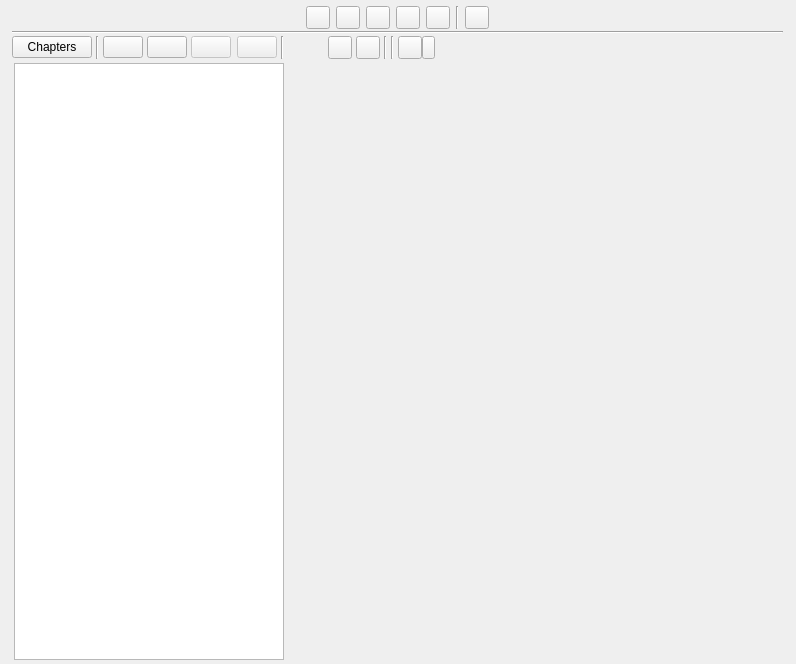
<?xml version="1.0" encoding="UTF-8"?>
<ui version="4.0">
 <class>ScenesView</class>
 <widget class="QWidget" name="ScenesView">
  <property name="geometry">
   <rect>
    <x>0</x>
    <y>0</y>
    <width>796</width>
    <height>664</height>
   </rect>
  </property>
  <property name="windowTitle">
   <string>Form</string>
  </property>
  <layout class="QVBoxLayout" name="verticalLayout">
   <property name="spacing">
    <number>2</number>
   </property>
   <property name="leftMargin">
    <number>2</number>
   </property>
   <property name="topMargin">
    <number>0</number>
   </property>
   <property name="rightMargin">
    <number>3</number>
   </property>
   <property name="bottomMargin">
    <number>2</number>
   </property>
   <item>
    <widget class="QWidget" name="wdgTitleParent" native="true">
     <property name="sizePolicy">
      <sizepolicy hsizetype="Preferred" vsizetype="Maximum">
       <horstretch>0</horstretch>
       <verstretch>0</verstretch>
      </sizepolicy>
     </property>
     <layout class="QHBoxLayout" name="horizontalLayout_6">
      <property name="spacing">
       <number>4</number>
      </property>
      <property name="leftMargin">
       <number>0</number>
      </property>
      <property name="topMargin">
       <number>0</number>
      </property>
      <property name="rightMargin">
       <number>0</number>
      </property>
      <property name="bottomMargin">
       <number>0</number>
      </property>
     </layout>
    </widget>
   </item>
   <item>
    <widget class="QStackedWidget" name="stackedWidget">
     <property name="currentIndex">
      <number>0</number>
     </property>
     <widget class="QWidget" name="pageView">
      <layout class="QVBoxLayout" name="verticalLayout_4">
       <property name="spacing">
        <number>0</number>
       </property>
       <property name="leftMargin">
        <number>10</number>
       </property>
       <property name="topMargin">
        <number>0</number>
       </property>
       <property name="rightMargin">
        <number>10</number>
       </property>
       <property name="bottomMargin">
        <number>0</number>
       </property>
       <item>
        <widget class="QWidget" name="widget_2" native="true">
         <layout class="QHBoxLayout" name="horizontalLayout_4">
          <property name="leftMargin">
           <number>0</number>
          </property>
          <property name="topMargin">
           <number>4</number>
          </property>
          <property name="rightMargin">
           <number>0</number>
          </property>
          <property name="bottomMargin">
           <number>2</number>
          </property>
          <item>
           <spacer name="horizontalSpacer_5">
            <property name="orientation">
             <enum>Qt::Horizontal</enum>
            </property>
            <property name="sizeHint" stdset="0">
             <size>
              <width>40</width>
              <height>20</height>
             </size>
            </property>
           </spacer>
          </item>
          <item>
           <widget class="QToolButton" name="btnCardsView">
            <property name="cursor">
             <cursorShape>PointingHandCursor</cursorShape>
            </property>
            <property name="toolTip">
             <string>Cards view</string>
            </property>
            <property name="text">
             <string/>
            </property>
            <property name="checkable">
             <bool>true</bool>
            </property>
            <property name="checked">
             <bool>false</bool>
            </property>
            <property name="base" stdset="0">
             <bool>true</bool>
            </property>
            <attribute name="buttonGroup">
             <string notr="true">btnGroupViews</string>
            </attribute>
           </widget>
          </item>
          <item>
           <widget class="QToolButton" name="btnTableView">
            <property name="cursor">
             <cursorShape>PointingHandCursor</cursorShape>
            </property>
            <property name="toolTip">
             <string>Table view</string>
            </property>
            <property name="text">
             <string/>
            </property>
            <property name="checkable">
             <bool>true</bool>
            </property>
            <property name="checked">
             <bool>false</bool>
            </property>
            <property name="base" stdset="0">
             <bool>true</bool>
            </property>
            <attribute name="buttonGroup">
             <string notr="true">btnGroupViews</string>
            </attribute>
           </widget>
          </item>
          <item>
           <widget class="QToolButton" name="btnTimelineView">
            <property name="cursor">
             <cursorShape>PointingHandCursor</cursorShape>
            </property>
            <property name="toolTip">
             <string>Story grid view</string>
            </property>
            <property name="text">
             <string/>
            </property>
            <property name="shortcut">
             <string>1</string>
            </property>
            <property name="checkable">
             <bool>true</bool>
            </property>
            <property name="checked">
             <bool>false</bool>
            </property>
            <property name="base" stdset="0">
             <bool>true</bool>
            </property>
            <attribute name="buttonGroup">
             <string notr="true">btnGroupViews</string>
            </attribute>
           </widget>
          </item>
          <item>
           <widget class="QToolButton" name="btnStorymap">
            <property name="cursor">
             <cursorShape>PointingHandCursor</cursorShape>
            </property>
            <property name="toolTip">
             <string>Storymap view</string>
            </property>
            <property name="text">
             <string/>
            </property>
            <property name="checkable">
             <bool>true</bool>
            </property>
            <property name="checked">
             <bool>false</bool>
            </property>
            <property name="base" stdset="0">
             <bool>true</bool>
            </property>
            <attribute name="buttonGroup">
             <string notr="true">btnGroupViews</string>
            </attribute>
           </widget>
          </item>
          <item>
           <widget class="QToolButton" name="btnCharactersDistributionView">
            <property name="cursor">
             <cursorShape>PointingHandCursor</cursorShape>
            </property>
            <property name="toolTip">
             <string>Distribution view</string>
            </property>
            <property name="text">
             <string/>
            </property>
            <property name="checkable">
             <bool>true</bool>
            </property>
            <property name="base" stdset="0">
             <bool>true</bool>
            </property>
            <attribute name="buttonGroup">
             <string notr="true">btnGroupViews</string>
            </attribute>
           </widget>
          </item>
          <item>
           <widget class="Line" name="line_5">
            <property name="orientation">
             <enum>Qt::Vertical</enum>
            </property>
           </widget>
          </item>
          <item>
           <widget class="QToolButton" name="btnStatusView">
            <property name="cursor">
             <cursorShape>PointingHandCursor</cursorShape>
            </property>
            <property name="toolTip">
             <string>Progress view</string>
            </property>
            <property name="text">
             <string/>
            </property>
            <property name="checkable">
             <bool>true</bool>
            </property>
            <property name="base" stdset="0">
             <bool>true</bool>
            </property>
            <attribute name="buttonGroup">
             <string notr="true">btnGroupViews</string>
            </attribute>
           </widget>
          </item>
          <item>
           <spacer name="horizontalSpacer_8">
            <property name="orientation">
             <enum>Qt::Horizontal</enum>
            </property>
            <property name="sizeHint" stdset="0">
             <size>
              <width>40</width>
              <height>20</height>
             </size>
            </property>
           </spacer>
          </item>
         </layout>
        </widget>
       </item>
       <item>
        <widget class="Line" name="line_4">
         <property name="orientation">
          <enum>Qt::Horizontal</enum>
         </property>
        </widget>
       </item>
       <item>
        <widget class="QWidget" name="widget" native="true">
         <layout class="QHBoxLayout" name="horizontalLayout">
          <property name="spacing">
           <number>4</number>
          </property>
          <property name="leftMargin">
           <number>0</number>
          </property>
          <property name="topMargin">
           <number>2</number>
          </property>
          <property name="rightMargin">
           <number>0</number>
          </property>
          <property name="bottomMargin">
           <number>2</number>
          </property>
          <item>
           <widget class="QPushButton" name="btnChaptersToggle">
            <property name="cursor">
             <cursorShape>PointingHandCursor</cursorShape>
            </property>
            <property name="toolTip">
             <string>Toggle chapters display</string>
            </property>
            <property name="text">
             <string>Chapters</string>
            </property>
            <property name="checkable">
             <bool>true</bool>
            </property>
            <property name="base" stdset="0">
             <bool>true</bool>
            </property>
           </widget>
          </item>
          <item>
           <widget class="Line" name="line">
            <property name="orientation">
             <enum>Qt::Vertical</enum>
            </property>
           </widget>
          </item>
          <item>
           <widget class="QPushButton" name="btnNew">
            <property name="maximumSize">
             <size>
              <width>130</width>
              <height>16777215</height>
             </size>
            </property>
            <property name="cursor">
             <cursorShape>PointingHandCursor</cursorShape>
            </property>
            <property name="toolTip">
             <string>Add new scene</string>
            </property>
            <property name="text">
             <string/>
            </property>
            <property name="shortcut">
             <string>Ctrl+N</string>
            </property>
            <property name="positive" stdset="0">
             <bool>true</bool>
            </property>
            <property name="base" stdset="0">
             <bool>true</bool>
            </property>
           </widget>
          </item>
          <item>
           <widget class="QPushButton" name="btnNewWithMenu">
            <property name="maximumSize">
             <size>
              <width>130</width>
              <height>16777215</height>
             </size>
            </property>
            <property name="cursor">
             <cursorShape>PointingHandCursor</cursorShape>
            </property>
            <property name="toolTip">
             <string>Add new scene or chapter</string>
            </property>
            <property name="text">
             <string/>
            </property>
            <property name="shortcut">
             <string>Ctrl+N</string>
            </property>
            <property name="positive" stdset="0">
             <bool>true</bool>
            </property>
            <property name="base" stdset="0">
             <bool>true</bool>
            </property>
           </widget>
          </item>
          <item>
           <widget class="QPushButton" name="btnEdit">
            <property name="enabled">
             <bool>false</bool>
            </property>
            <property name="maximumSize">
             <size>
              <width>130</width>
              <height>16777215</height>
             </size>
            </property>
            <property name="cursor">
             <cursorShape>PointingHandCursor</cursorShape>
            </property>
            <property name="toolTip">
             <string>Edit selected scene</string>
            </property>
            <property name="text">
             <string/>
            </property>
            <property name="shortcut">
             <string>E</string>
            </property>
            <property name="base" stdset="0">
             <bool>true</bool>
            </property>
           </widget>
          </item>
          <item>
           <spacer name="horizontalSpacer_3">
            <property name="orientation">
             <enum>Qt::Horizontal</enum>
            </property>
            <property name="sizeType">
             <enum>QSizePolicy::Fixed</enum>
            </property>
            <property name="sizeHint" stdset="0">
             <size>
              <width>2</width>
              <height>20</height>
             </size>
            </property>
           </spacer>
          </item>
          <item>
           <widget class="QPushButton" name="btnDelete">
            <property name="enabled">
             <bool>false</bool>
            </property>
            <property name="maximumSize">
             <size>
              <width>130</width>
              <height>16777215</height>
             </size>
            </property>
            <property name="cursor">
             <cursorShape>PointingHandCursor</cursorShape>
            </property>
            <property name="toolTip">
             <string>Delete scene</string>
            </property>
            <property name="text">
             <string/>
            </property>
            <property name="shortcut">
             <string>Del</string>
            </property>
            <property name="deconstructive" stdset="0">
             <bool>true</bool>
            </property>
            <property name="base" stdset="0">
             <bool>true</bool>
            </property>
           </widget>
          </item>
          <item>
           <widget class="Line" name="line_2">
            <property name="orientation">
             <enum>Qt::Vertical</enum>
            </property>
           </widget>
          </item>
          <item>
           <spacer name="horizontalSpacer_4">
            <property name="orientation">
             <enum>Qt::Horizontal</enum>
            </property>
            <property name="sizeType">
             <enum>QSizePolicy::Preferred</enum>
            </property>
            <property name="sizeHint" stdset="0">
             <size>
              <width>40</width>
              <height>20</height>
             </size>
            </property>
           </spacer>
          </item>
          <item>
           <widget class="QToolButton" name="btnFilter">
            <property name="cursor">
             <cursorShape>PointingHandCursor</cursorShape>
            </property>
            <property name="toolTip">
             <string>Apply additional filters</string>
            </property>
            <property name="text">
             <string/>
            </property>
            <property name="popupMode">
             <enum>QToolButton::InstantPopup</enum>
            </property>
            <property name="base" stdset="0">
             <bool>true</bool>
            </property>
           </widget>
          </item>
          <item>
           <widget class="QToolButton" name="btnPreferences">
            <property name="cursor">
             <cursorShape>PointingHandCursor</cursorShape>
            </property>
            <property name="toolTip">
             <string>Customize view</string>
            </property>
            <property name="text">
             <string/>
            </property>
            <property name="popupMode">
             <enum>QToolButton::InstantPopup</enum>
            </property>
            <property name="base" stdset="0">
             <bool>true</bool>
            </property>
           </widget>
          </item>
          <item>
           <widget class="Line" name="lineBeforeActFilter">
            <property name="orientation">
             <enum>Qt::Vertical</enum>
            </property>
           </widget>
          </item>
          <item>
           <widget class="Line" name="line_6">
            <property name="orientation">
             <enum>Qt::Vertical</enum>
            </property>
           </widget>
          </item>
          <item>
           <layout class="QHBoxLayout" name="horizontalLayout_9">
            <property name="spacing">
             <number>0</number>
            </property>
            <item>
             <widget class="QToolButton" name="btnStoryStructure">
              <property name="cursor">
               <cursorShape>PointingHandCursor</cursorShape>
              </property>
              <property name="toolTip">
               <string>Toggle story structure display</string>
              </property>
              <property name="text">
               <string/>
              </property>
              <property name="checkable">
               <bool>true</bool>
              </property>
              <property name="checked">
               <bool>false</bool>
              </property>
              <property name="base" stdset="0">
               <bool>true</bool>
              </property>
             </widget>
            </item>
            <item>
             <widget class="QToolButton" name="btnStoryStructureSelector">
              <property name="maximumSize">
               <size>
                <width>13</width>
                <height>16777215</height>
               </size>
              </property>
              <property name="text">
               <string/>
              </property>
              <property name="base" stdset="0">
               <bool>true</bool>
              </property>
              <property name="side-button-left" stdset="0">
               <bool>true</bool>
              </property>
             </widget>
            </item>
           </layout>
          </item>
          <item>
           <spacer name="horizontalSpacer_10">
            <property name="orientation">
             <enum>Qt::Horizontal</enum>
            </property>
            <property name="sizeHint" stdset="0">
             <size>
              <width>40</width>
              <height>20</height>
             </size>
            </property>
           </spacer>
          </item>
         </layout>
        </widget>
       </item>
       <item>
        <widget class="QSplitter" name="splitterLeft">
         <property name="sizePolicy">
          <sizepolicy hsizetype="Expanding" vsizetype="Expanding">
           <horstretch>0</horstretch>
           <verstretch>0</verstretch>
          </sizepolicy>
         </property>
         <property name="orientation">
          <enum>Qt::Horizontal</enum>
         </property>
         <property name="handleWidth">
          <number>0</number>
         </property>
         <property name="childrenCollapsible">
          <bool>false</bool>
         </property>
         <widget class="QWidget" name="wgtChapters" native="true">
          <layout class="QVBoxLayout" name="verticalLayout_2">
           <property name="spacing">
            <number>3</number>
           </property>
           <property name="leftMargin">
            <number>2</number>
           </property>
           <property name="topMargin">
            <number>2</number>
           </property>
           <property name="rightMargin">
            <number>2</number>
           </property>
           <property name="bottomMargin">
            <number>2</number>
           </property>
           <item>
            <widget class="ScenesTreeView" name="treeChapters">
             <property name="sizePolicy">
              <sizepolicy hsizetype="Preferred" vsizetype="Expanding">
               <horstretch>0</horstretch>
               <verstretch>0</verstretch>
              </sizepolicy>
             </property>
             <property name="mouseTracking">
              <bool>true</bool>
             </property>
            </widget>
           </item>
          </layout>
         </widget>
         <widget class="QWidget" name="layoutWidget">
          <layout class="QVBoxLayout" name="scenesViewLayout">
           <property name="spacing">
            <number>3</number>
           </property>
           <property name="leftMargin">
            <number>2</number>
           </property>
           <property name="topMargin">
            <number>2</number>
           </property>
           <property name="rightMargin">
            <number>2</number>
           </property>
           <property name="bottomMargin">
            <number>2</number>
           </property>
           <item>
            <widget class="QWidget" name="wdgStoryStructureParent" native="true">
             <layout class="QVBoxLayout" name="verticalLayout_10">
              <property name="spacing">
               <number>0</number>
              </property>
              <property name="leftMargin">
               <number>0</number>
              </property>
              <property name="topMargin">
               <number>0</number>
              </property>
              <property name="rightMargin">
               <number>0</number>
              </property>
              <property name="bottomMargin">
               <number>0</number>
              </property>
              <item>
               <widget class="StoryStructureTimelineWidget" name="wdgStoryStructure" native="true"/>
              </item>
             </layout>
            </widget>
           </item>
           <item>
            <widget class="QStackedWidget" name="stackScenes">
             <property name="currentIndex">
              <number>3</number>
             </property>
             <widget class="QWidget" name="pageCards">
              <property name="relaxed-white-bg" stdset="0">
               <bool>true</bool>
              </property>
              <layout class="QHBoxLayout" name="horizontalLayout_7">
               <property name="spacing">
                <number>0</number>
               </property>
               <property name="leftMargin">
                <number>0</number>
               </property>
               <property name="topMargin">
                <number>0</number>
               </property>
               <property name="rightMargin">
                <number>0</number>
               </property>
               <property name="bottomMargin">
                <number>0</number>
               </property>
               <item>
                <widget class="QScrollArea" name="scrollArea">
                 <property name="widgetResizable">
                  <bool>true</bool>
                 </property>
                 <widget class="QWidget" name="scrollAreaWidgetContents_2">
                  <property name="geometry">
                   <rect>
                    <x>0</x>
                    <y>0</y>
                    <width>98</width>
                    <height>28</height>
                   </rect>
                  </property>
                  <layout class="QHBoxLayout" name="horizontalLayout_8">
                   <property name="spacing">
                    <number>0</number>
                   </property>
                   <property name="leftMargin">
                    <number>0</number>
                   </property>
                   <property name="topMargin">
                    <number>0</number>
                   </property>
                   <property name="rightMargin">
                    <number>0</number>
                   </property>
                   <property name="bottomMargin">
                    <number>0</number>
                   </property>
                   <item>
                    <widget class="CardsView" name="cards">
                     <property name="frameShape">
                      <enum>QFrame::StyledPanel</enum>
                     </property>
                     <property name="frameShadow">
                      <enum>QFrame::Raised</enum>
                     </property>
                     <property name="relaxed-white-bg" stdset="0">
                      <bool>true</bool>
                     </property>
                    </widget>
                   </item>
                  </layout>
                 </widget>
                </widget>
               </item>
              </layout>
             </widget>
             <widget class="QWidget" name="pageDefault">
              <layout class="QVBoxLayout" name="verticalLayout_5">
               <property name="spacing">
                <number>0</number>
               </property>
               <property name="leftMargin">
                <number>0</number>
               </property>
               <property name="topMargin">
                <number>0</number>
               </property>
               <property name="rightMargin">
                <number>0</number>
               </property>
               <property name="bottomMargin">
                <number>0</number>
               </property>
               <item>
                <widget class="QTableView" name="tblScenes">
                 <property name="editTriggers">
                  <set>QAbstractItemView::AllEditTriggers</set>
                 </property>
                 <property name="dragEnabled">
                  <bool>true</bool>
                 </property>
                 <property name="dragDropOverwriteMode">
                  <bool>false</bool>
                 </property>
                 <property name="dragDropMode">
                  <enum>QAbstractItemView::DragDrop</enum>
                 </property>
                 <property name="defaultDropAction">
                  <enum>Qt::MoveAction</enum>
                 </property>
                 <property name="alternatingRowColors">
                  <bool>false</bool>
                 </property>
                 <property name="selectionMode">
                  <enum>QAbstractItemView::SingleSelection</enum>
                 </property>
                 <property name="selectionBehavior">
                  <enum>QAbstractItemView::SelectItems</enum>
                 </property>
                 <property name="iconSize">
                  <size>
                   <width>32</width>
                   <height>32</height>
                  </size>
                 </property>
                 <property name="showGrid">
                  <bool>false</bool>
                 </property>
                 <property name="sortingEnabled">
                  <bool>false</bool>
                 </property>
                 <property name="wordWrap">
                  <bool>true</bool>
                 </property>
                 <property name="relaxed-white-bg" stdset="0">
                  <bool>true</bool>
                 </property>
                 <attribute name="horizontalHeaderCascadingSectionResizes">
                  <bool>false</bool>
                 </attribute>
                 <attribute name="horizontalHeaderStretchLastSection">
                  <bool>true</bool>
                 </attribute>
                 <attribute name="verticalHeaderVisible">
                  <bool>false</bool>
                 </attribute>
                 <attribute name="verticalHeaderDefaultSectionSize">
                  <number>50</number>
                 </attribute>
                </widget>
               </item>
              </layout>
             </widget>
             <widget class="QWidget" name="pageStages">
              <layout class="QVBoxLayout" name="verticalLayout_7">
               <property name="spacing">
                <number>0</number>
               </property>
               <property name="leftMargin">
                <number>0</number>
               </property>
               <property name="topMargin">
                <number>0</number>
               </property>
               <property name="rightMargin">
                <number>0</number>
               </property>
               <property name="bottomMargin">
                <number>0</number>
               </property>
               <item>
                <layout class="QVBoxLayout" name="verticalLayout_6">
                 <property name="leftMargin">
                  <number>5</number>
                 </property>
                 <property name="rightMargin">
                  <number>5</number>
                 </property>
                 <item>
                  <widget class="QWidget" name="wdgProgressTop" native="true">
                   <property name="relaxed-white-bg" stdset="0">
                    <bool>true</bool>
                   </property>
                   <layout class="QHBoxLayout" name="horizontalLayout_3">
                    <property name="spacing">
                     <number>1</number>
                    </property>
                    <item>
                     <widget class="RotatedButton" name="btnStageSelector">
                      <property name="text">
                       <string/>
                      </property>
                      <property name="iconSize">
                       <size>
                        <width>20</width>
                        <height>20</height>
                       </size>
                      </property>
                      <property name="base" stdset="0">
                       <bool>true</bool>
                      </property>
                     </widget>
                    </item>
                    <item>
                     <widget class="QWidget" name="wdgProgressCharts" native="true">
                      <property name="sizePolicy">
                       <sizepolicy hsizetype="Expanding" vsizetype="Maximum">
                        <horstretch>0</horstretch>
                        <verstretch>0</verstretch>
                       </sizepolicy>
                      </property>
                      <layout class="QHBoxLayout" name="horizontalLayout_5">
                       <property name="spacing">
                        <number>0</number>
                       </property>
                       <property name="leftMargin">
                        <number>0</number>
                       </property>
                       <property name="topMargin">
                        <number>0</number>
                       </property>
                       <property name="rightMargin">
                        <number>0</number>
                       </property>
                       <property name="bottomMargin">
                        <number>0</number>
                       </property>
                      </layout>
                     </widget>
                    </item>
                    <item alignment="Qt::AlignLeft|Qt::AlignTop">
                     <widget class="QToolButton" name="btnStageCustomize">
                      <property name="cursor">
                       <cursorShape>PointingHandCursor</cursorShape>
                      </property>
                      <property name="toolTip">
                       <string>Customize stages</string>
                      </property>
                      <property name="text">
                       <string/>
                      </property>
                      <property name="base" stdset="0">
                       <bool>true</bool>
                      </property>
                     </widget>
                    </item>
                   </layout>
                  </widget>
                 </item>
                 <item>
                  <widget class="QTableView" name="tblSceneStages">
                   <property name="sizePolicy">
                    <sizepolicy hsizetype="Expanding" vsizetype="Expanding">
                     <horstretch>0</horstretch>
                     <verstretch>0</verstretch>
                    </sizepolicy>
                   </property>
                   <property name="cursor" stdset="0">
                    <cursorShape>PointingHandCursor</cursorShape>
                   </property>
                   <property name="relaxed-white-bg" stdset="0">
                    <bool>true</bool>
                   </property>
                  </widget>
                 </item>
                </layout>
               </item>
              </layout>
             </widget>
             <widget class="QWidget" name="pageStoryGrid">
              <layout class="QVBoxLayout" name="verticalLayout_11">
               <property name="spacing">
                <number>0</number>
               </property>
               <property name="leftMargin">
                <number>0</number>
               </property>
               <property name="topMargin">
                <number>0</number>
               </property>
               <property name="rightMargin">
                <number>0</number>
               </property>
               <property name="bottomMargin">
                <number>0</number>
               </property>
              </layout>
             </widget>
             <widget class="QWidget" name="pageCharactersDistribution">
              <layout class="QVBoxLayout" name="verticalLayout_8">
               <property name="spacing">
                <number>0</number>
               </property>
               <property name="leftMargin">
                <number>0</number>
               </property>
               <property name="topMargin">
                <number>0</number>
               </property>
               <property name="rightMargin">
                <number>0</number>
               </property>
               <property name="bottomMargin">
                <number>0</number>
               </property>
              </layout>
             </widget>
             <widget class="QWidget" name="pageStorymap">
              <layout class="QVBoxLayout" name="verticalLayout_9">
               <property name="spacing">
                <number>3</number>
               </property>
               <property name="leftMargin">
                <number>0</number>
               </property>
               <property name="topMargin">
                <number>0</number>
               </property>
               <property name="rightMargin">
                <number>0</number>
               </property>
               <property name="bottomMargin">
                <number>0</number>
               </property>
               <item>
                <widget class="QWidget" name="wdgStorymapSelectors" native="true">
                 <layout class="QHBoxLayout" name="horizontalLayout_10">
                  <property name="spacing">
                   <number>3</number>
                  </property>
                  <property name="topMargin">
                   <number>2</number>
                  </property>
                  <property name="bottomMargin">
                   <number>5</number>
                  </property>
                  <item>
                   <spacer name="horizontalSpacer_6">
                    <property name="orientation">
                     <enum>Qt::Horizontal</enum>
                    </property>
                    <property name="sizeHint" stdset="0">
                     <size>
                      <width>40</width>
                      <height>20</height>
                     </size>
                    </property>
                   </spacer>
                  </item>
                  <item>
                   <widget class="QPushButton" name="btnStoryMapDisplay">
                    <property name="cursor">
                     <cursorShape>PointingHandCursor</cursorShape>
                    </property>
                    <property name="text">
                     <string>Story Map</string>
                    </property>
                    <property name="checkable">
                     <bool>true</bool>
                    </property>
                    <property name="checked">
                     <bool>true</bool>
                    </property>
                    <property name="transparent-rounded-bg-on-hover" stdset="0">
                     <bool>true</bool>
                    </property>
                    <property name="secondary-selector" stdset="0">
                     <bool>true</bool>
                    </property>
                    <attribute name="buttonGroup">
                     <string notr="true">btnGroupStoryMapView</string>
                    </attribute>
                   </widget>
                  </item>
                  <item>
                   <widget class="QPushButton" name="btnStoryGridDisplay">
                    <property name="enabled">
                     <bool>false</bool>
                    </property>
                    <property name="cursor">
                     <cursorShape>PointingHandCursor</cursorShape>
                    </property>
                    <property name="text">
                     <string>Story Grid</string>
                    </property>
                    <property name="checkable">
                     <bool>true</bool>
                    </property>
                    <property name="checked">
                     <bool>false</bool>
                    </property>
                    <property name="transparent-rounded-bg-on-hover" stdset="0">
                     <bool>true</bool>
                    </property>
                    <property name="secondary-selector" stdset="0">
                     <bool>true</bool>
                    </property>
                    <attribute name="buttonGroup">
                     <string notr="true">btnGroupStoryMapView</string>
                    </attribute>
                   </widget>
                  </item>
                  <item>
                   <spacer name="horizontalSpacer_2">
                    <property name="orientation">
                     <enum>Qt::Horizontal</enum>
                    </property>
                    <property name="sizeHint" stdset="0">
                     <size>
                      <width>40</width>
                      <height>20</height>
                     </size>
                    </property>
                   </spacer>
                  </item>
                 </layout>
                </widget>
               </item>
               <item>
                <widget class="QWidget" name="wdgStorymapToolbar" native="true">
                 <layout class="QHBoxLayout" name="wdgStorymapSettingsBar">
                  <property name="spacing">
                   <number>0</number>
                  </property>
                  <property name="leftMargin">
                   <number>0</number>
                  </property>
                  <property name="topMargin">
                   <number>10</number>
                  </property>
                  <property name="rightMargin">
                   <number>0</number>
                  </property>
                  <property name="bottomMargin">
                   <number>0</number>
                  </property>
                  <item>
                   <widget class="QLabel" name="label">
                    <property name="text">
                     <string>Double-click or right-click a scene circle to link storylines</string>
                    </property>
                    <property name="description" stdset="0">
                     <bool>true</bool>
                    </property>
                   </widget>
                  </item>
                  <item>
                   <spacer name="horizontalSpacer_7">
                    <property name="orientation">
                     <enum>Qt::Horizontal</enum>
                    </property>
                    <property name="sizeHint" stdset="0">
                     <size>
                      <width>40</width>
                      <height>20</height>
                     </size>
                    </property>
                   </spacer>
                  </item>
                  <item>
                   <widget class="QPushButton" name="pushButton">
                    <property name="cursor">
                     <cursorShape>PointingHandCursor</cursorShape>
                    </property>
                    <property name="text">
                     <string>Detailed</string>
                    </property>
                    <property name="transparent" stdset="0">
                     <bool>true</bool>
                    </property>
                   </widget>
                  </item>
                  <item alignment="Qt::AlignVCenter">
                   <widget class="Toggle" name="cbStoryMapDetailed">
                    <property name="text">
                     <string/>
                    </property>
                   </widget>
                  </item>
                  <item>
                   <widget class="Line" name="line_7">
                    <property name="orientation">
                     <enum>Qt::Vertical</enum>
                    </property>
                   </widget>
                  </item>
                  <item>
                   <widget class="QWidget" name="wdgOrientation" native="true">
                    <layout class="QHBoxLayout" name="horizontalLayout_11">
                     <property name="spacing">
                      <number>2</number>
                     </property>
                     <property name="leftMargin">
                      <number>2</number>
                     </property>
                     <property name="topMargin">
                      <number>0</number>
                     </property>
                     <property name="rightMargin">
                      <number>0</number>
                     </property>
                     <property name="bottomMargin">
                      <number>0</number>
                     </property>
                     <item>
                      <widget class="QRadioButton" name="rbHorizontal">
                       <property name="cursor">
                        <cursorShape>PointingHandCursor</cursorShape>
                       </property>
                       <property name="text">
                        <string/>
                       </property>
                       <property name="checked">
                        <bool>true</bool>
                       </property>
                      </widget>
                     </item>
                     <item>
                      <widget class="QRadioButton" name="rbVertical">
                       <property name="cursor">
                        <cursorShape>PointingHandCursor</cursorShape>
                       </property>
                       <property name="text">
                        <string/>
                       </property>
                       <property name="checked">
                        <bool>false</bool>
                       </property>
                      </widget>
                     </item>
                    </layout>
                   </widget>
                  </item>
                 </layout>
                </widget>
               </item>
               <item>
                <widget class="QScrollArea" name="scrollArea_2">
                 <property name="widgetResizable">
                  <bool>true</bool>
                 </property>
                 <widget class="QWidget" name="scrollAreaStoryMap">
                  <property name="geometry">
                   <rect>
                    <x>0</x>
                    <y>0</y>
                    <width>98</width>
                    <height>16</height>
                   </rect>
                  </property>
                  <property name="sizePolicy">
                   <sizepolicy hsizetype="Expanding" vsizetype="Expanding">
                    <horstretch>0</horstretch>
                    <verstretch>0</verstretch>
                   </sizepolicy>
                  </property>
                  <layout class="QVBoxLayout" name="verticalLayout_12">
                   <property name="spacing">
                    <number>0</number>
                   </property>
                   <property name="leftMargin">
                    <number>0</number>
                   </property>
                   <property name="topMargin">
                    <number>0</number>
                   </property>
                   <property name="rightMargin">
                    <number>0</number>
                   </property>
                   <property name="bottomMargin">
                    <number>0</number>
                   </property>
                  </layout>
                 </widget>
                </widget>
               </item>
              </layout>
             </widget>
            </widget>
           </item>
          </layout>
         </widget>
        </widget>
       </item>
      </layout>
     </widget>
     <widget class="QWidget" name="pageEditor">
      <layout class="QVBoxLayout" name="verticalLayout_3">
       <property name="spacing">
        <number>0</number>
       </property>
       <property name="leftMargin">
        <number>0</number>
       </property>
       <property name="topMargin">
        <number>0</number>
       </property>
       <property name="rightMargin">
        <number>0</number>
       </property>
       <property name="bottomMargin">
        <number>0</number>
       </property>
      </layout>
     </widget>
    </widget>
   </item>
  </layout>
 </widget>
 <customwidgets>
  <customwidget>
   <class>ScenesTreeView</class>
   <extends>QTreeView</extends>
   <header>plotlyst.view.widget.scene</header>
  </customwidget>
  <customwidget>
   <class>Toggle</class>
   <extends>QCheckBox</extends>
   <header>plotlyst.view.widget.input</header>
  </customwidget>
  <customwidget>
   <class>CardsView</class>
   <extends>QFrame</extends>
   <header>plotlyst.view.widget.cards</header>
   <container>1</container>
  </customwidget>
  <customwidget>
   <class>StoryStructureTimelineWidget</class>
   <extends>QWidget</extends>
   <header>plotlyst.view.widget.structure.timeline</header>
   <container>1</container>
  </customwidget>
  <customwidget>
   <class>RotatedButton</class>
   <extends>QPushButton</extends>
   <header>plotlyst.view.widget.input</header>
  </customwidget>
 </customwidgets>
 <resources/>
 <connections>
  <connection>
   <sender>pushButton</sender>
   <signal>clicked()</signal>
   <receiver>cbStoryMapDetailed</receiver>
   <slot>animateClick()</slot>
   <hints>
    <hint type="sourcelabel">
     <x>681</x>
     <y>121</y>
    </hint>
    <hint type="destinationlabel">
     <x>733</x>
     <y>122</y>
    </hint>
   </hints>
  </connection>
 </connections>
 <buttongroups>
  <buttongroup name="btnGroupStoryMapView"/>
  <buttongroup name="btnGroupViews"/>
 </buttongroups>
</ui>
